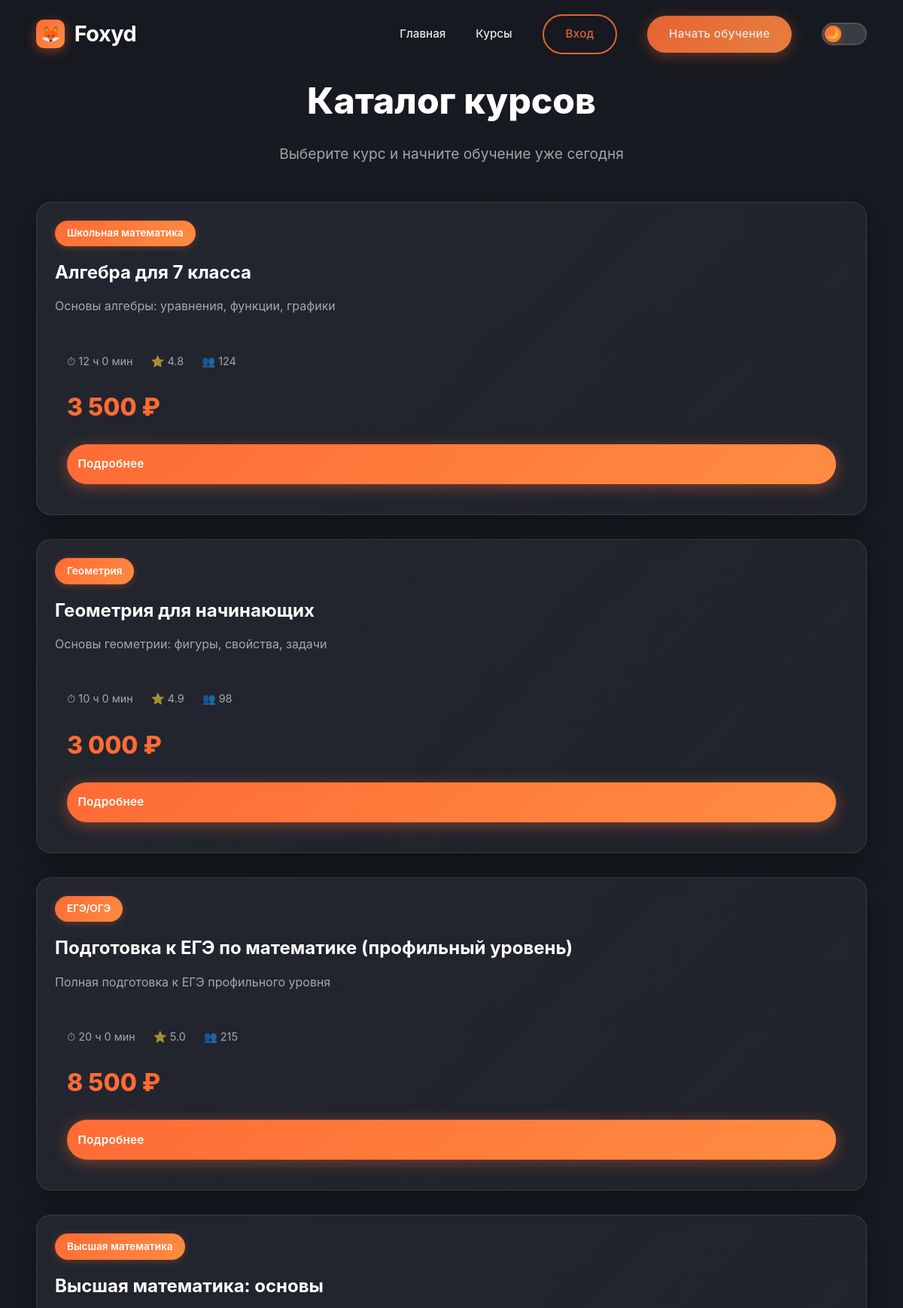
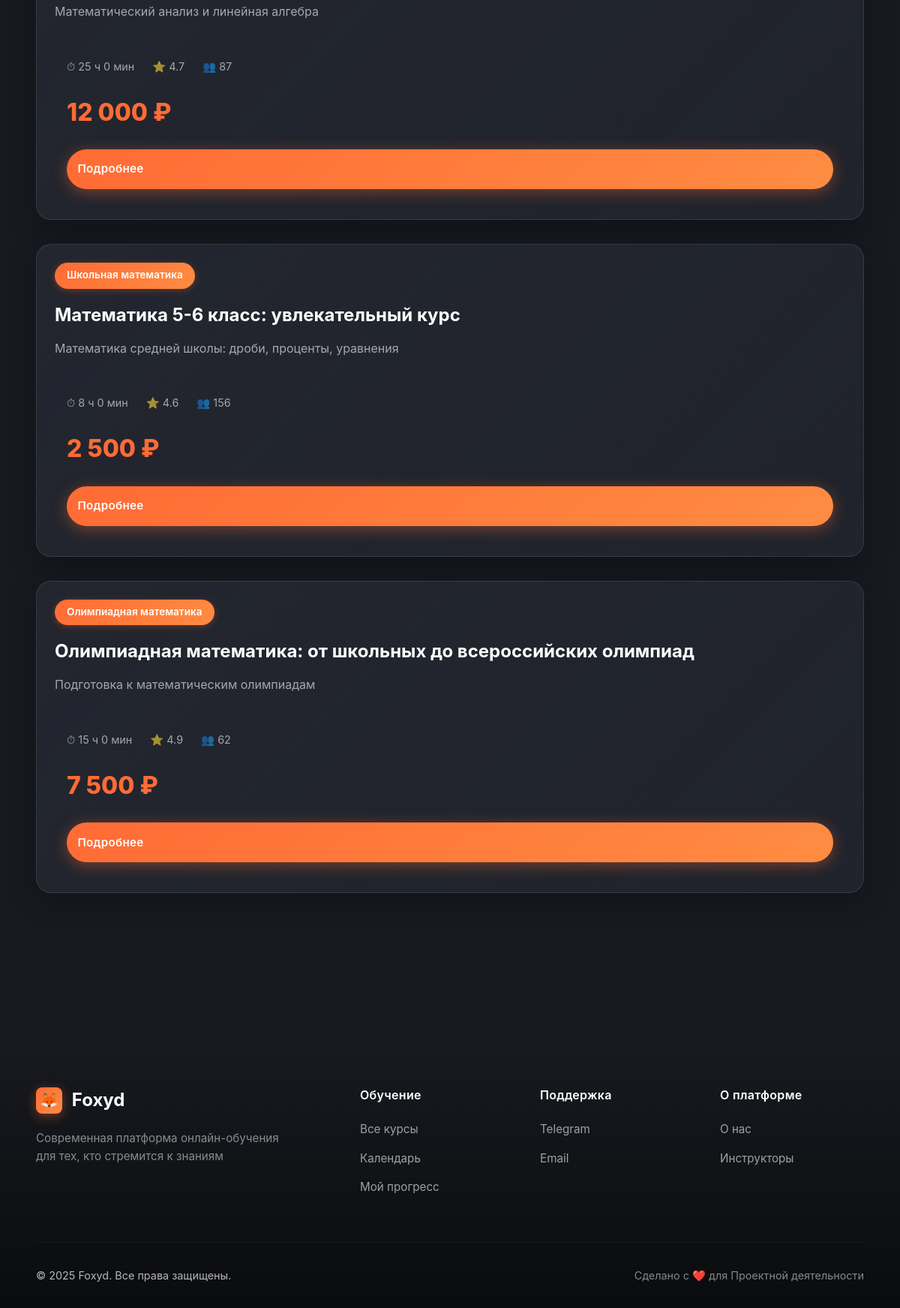
Screenshot of /courses with the database file from the repository (2 pictures, top to bottom).
### tables this page shows
CREATE TABLE courses (
                id INTEGER PRIMARY KEY AUTOINCREMENT,
                title TEXT NOT NULL,
                description TEXT,
                short_description TEXT,
                instructor_id INTEGER,
                cover_image TEXT,
                duration INTEGER DEFAULT 0,
                level TEXT DEFAULT 'beginner',
                category TEXT,
                price INTEGER DEFAULT 0,
                rating REAL DEFAULT 5.0,
                students_count INTEGER DEFAULT 0,
                created_at DATETIME DEFAULT CURRENT_TIMESTAMP,
                FOREIGN KEY (instructor_id) REFERENCES users(id)
            );

### includes/functions.php (called while the page is built, shortened)
<?php
function e($string) {
    return htmlspecialchars((string)$string, ENT_QUOTES, 'UTF-8');
}
function formatPrice($price) {
    return number_format($price, 0, ',', ' ') . ' ₽';
}
function formatDuration($minutes) {
    $hours = floor($minutes / 60);
    $mins = $minutes % 60;
    if ($hours > 0) {
        return $hours . ' ч ' . $mins . ' мин';
    }
    return $mins . ' мин';
}
function getAllCourses() {
    global $conn;
    $stmt = $conn->query("
        SELECT c.*, u.name as instructor_name
        FROM courses c
        LEFT JOIN users u ON c.instructor_id = u.id
        ORDER BY c.created_at DESC
    ");
    return $stmt->fetchAll(PDO::FETCH_ASSOC);
}

### pages/courses.php (the view, shortened to what this page needs)
<?php
$courses = getAllCourses();
include 'templates/header.php';
?>
<div>
    <div style="text-align: center; margin-bottom: 3rem;">
        <h1 style="font-size: 3rem; font-weight: 800; margin-bottom: 1rem;">Каталог курсов</h1>
        <p style="font-size: 1.2rem; color: var(--medium-gray);">Выберите курс и начните обучение уже сегодня</p>
    </div>
    <div class="grid">
        <?php foreach ($courses as $course): ?>
            <div class="card" style="height: 100%; display: flex; flex-direction: column;">
                <div style="padding: 1.5rem; background: transparent; margin: -2.5rem -2.5rem 1.5rem;">
                    <div class="badge badge-orange" style="margin-bottom: 1rem;"><?= e($course['category']) ?></div>
                    <h3 style="font-size: 1.5rem; font-weight: 700; margin-bottom: 0.8rem;"><?= e($course['title']) ?></h3>
                    <p style="color: var(--medium-gray); line-height: 1.6;"><?= e($course['short_description']) ?></p>
                </div>
                <div style="flex: 1; display: flex; flex-direction: column;">
                    <div style="display: flex; gap: 1.5rem; margin-bottom: 1.5rem; flex-wrap: wrap;">
                        <div style="font-size: 0.9rem; color: var(--medium-gray);">
                            ⏱ <?= formatDuration($course['duration']) ?>
                        </div>
                        <div style="font-size: 0.9rem; color: var(--medium-gray);">
                            ⭐ <?= number_format($course['rating'], 1) ?>
                        </div>
                        <div style="font-size: 0.9rem; color: var(--medium-gray);">
                            👥 <?= $course['students_count'] ?>
                        </div>
                    </div>
                    <div style="margin-top: auto;">
                        <div style="display: flex; justify-content: space-between; align-items: center; margin-bottom: 1.5rem;">
                            <span style="font-size: 2rem; font-weight: 800; color: var(--primary-orange);">
                                <?= formatPrice($course['price']) ?>
                            </span>
                        </div>
                        <a href="/course?id=<?= $course['id'] ?>" class="btn btn-primary" style="width: 100%; padding: 0.9rem;">
                            Подробнее
                        </a>
                    </div>
                </div>
            </div>
        <?php endforeach; ?>
    </div>
</div>
<?php include 'templates/footer.php'; ?>

### templates/header.php (style rules this page uses)
* { margin: 0; padding: 0; box-sizing: border-box; }
:root { --primary-orange: #ff6b35; --secondary-orange: #ff8c42; --transition-speed: 0.4s; --transition-ease: cubic-bezier(0.4, 0, 0.2, 1); }
[data-theme="dark"] { --bg-primary: #171a20; --bg-secondary: #23262f; --bg-tertiary: #393c41; --bg-elevated: #0a0b0d; --text-primary: #ffffff; --text-secondary: rgba(255, 255, 255, 0.7); --text-tertiary: rgba(255, 255, 255, 0.5); --border-color: rgba(255, 255, 255, 0.1); --card-bg-start: #23262f; --card-bg-end: rgba(35, 38, 47, 0.8); --input-bg: rgba(255, 255, 255, 0.05); --shadow: rgba(0, 0, 0, 0.3); --shadow-hover: rgba(0, 0, 0, 0.4); --navbar-bg: rgba(23, 26, 32, 0.8); --navbar-bg-scrolled: rgba(23, 26, 32, 0.95); --medium-gray: rgba(255, 255, 255, 0.6); --dark-gray: rgba(255, 255, 255, 0.9); --dark: #171a20; --bg-dark: #0a0b0d; --white: #ffffff; }
body { font-family: 'Inter', -apple-system, BlinkMacSystemFont, 'Segoe UI', Roboto, sans-serif; line-height: 1.6; color: var(--text-primary); background: var(--bg-primary); overflow-x: hidden; transition: background var(--transition-speed) var(--transition-ease), color var(--transition-speed) var(--transition-ease); }
.btn { display: inline-block; padding: 0.75rem 1.8rem; border-radius: 50px; text-decoration: none; transition: all var(--transition-speed) var(--transition-ease); cursor: pointer; border: none; font-size: 0.95rem; font-weight: 600; letter-spacing: 0.3px; }
.btn-primary { background: linear-gradient(135deg, var(--primary-orange) 0%, var(--secondary-orange) 100%); color: white !important; box-shadow: 0 4px 20px rgba(255, 107, 53, 0.4); }
.card { background: linear-gradient(135deg, var(--card-bg-start) 0%, var(--card-bg-end) 100%); border-radius: 20px; padding: 2.5rem; box-shadow: 0 10px 40px var(--shadow); margin-bottom: 2rem; transition: all 0.4s var(--transition-ease); border: 1px solid var(--border-color); backdrop-filter: blur(10px); }
.badge { display: inline-block; padding: 0.4rem 1rem; border-radius: 50px; font-size: 0.85rem; font-weight: 600; transition: all var(--transition-speed) var(--transition-ease); }
.badge-orange { background: linear-gradient(135deg, var(--primary-orange), var(--secondary-orange)); color: white; box-shadow: 0 2px 10px rgba(255, 107, 53, 0.3); }

### rows the page displays
courses: category "Школьная математика", title "Алгебра для 7 класса", short_description "Основы алгебры: уравнения, функции, графики", duration "12 ч 0 мин", rating "4.8", students_count "124", price "3 500 ₽", $course['id'] 1 (drawn)
courses: category "Геометрия", title "Геометрия для начинающих", short_description "Основы геометрии: фигуры, свойства, задачи", duration "10 ч 0 мин", rating "4.9", students_count "98", price "3 000 ₽"
courses: category "ЕГЭ/ОГЭ", title "Подготовка к ЕГЭ по математике (профильный уровень)", short_description "Полная подготовка к ЕГЭ профильного уровня", duration "20 ч 0 мин", rating "5.0", students_count "215", price "8 500 ₽"
courses: category "Высшая математика", title "Высшая математика: основы", short_description "Математический анализ и линейная алгебра", duration "25 ч 0 мин", rating "4.7", students_count "87", price "12 000 ₽"
courses: category "Школьная математика", title "Математика 5-6 класс: увлекательный курс", short_description "Математика средней школы: дроби, проценты, уравнения", duration "8 ч 0 мин", rating "4.6", students_count "156", price "2 500 ₽"
courses: category "Олимпиадная математика", title "Олимпиадная математика: от школьных до всероссийских олимпиад", short_description "Подготовка к математическим олимпиадам", duration "15 ч 0 мин", rating "4.9", students_count "62", price "7 500 ₽"
